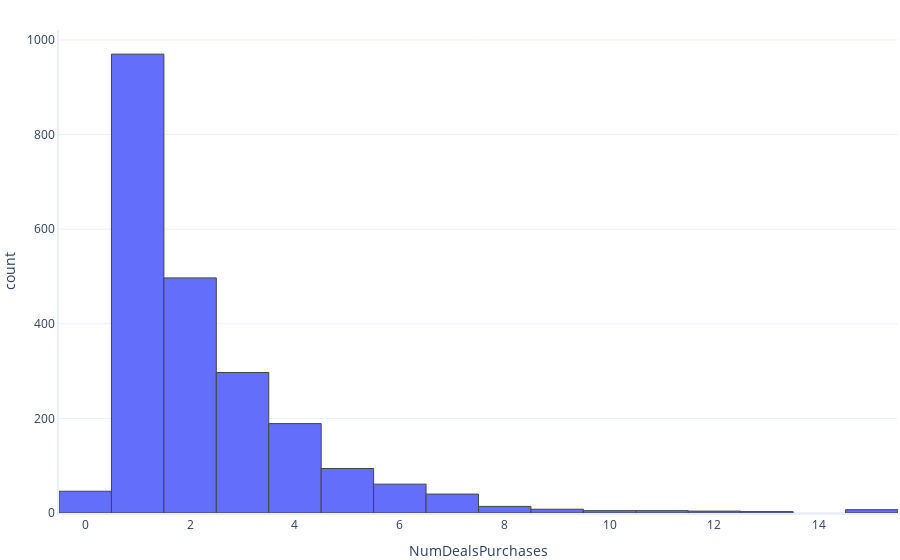
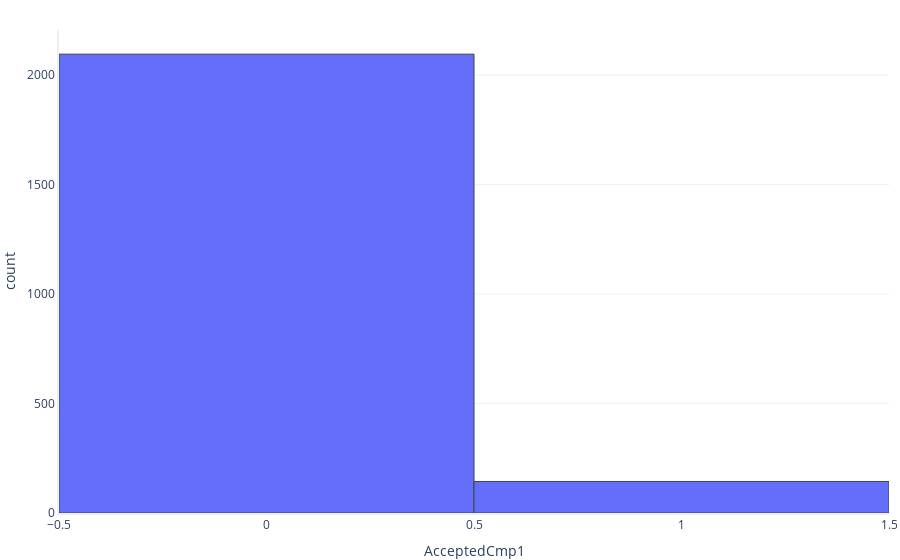

Notebook source saved alongside these figures, in order:
### Markdown cell above
### Variables Relacionadas a Promotion

### Code cell
for prom in promotion:
    rg.histogram(df, prom, show=True)

### Figure 1 — Plotly figure (JSON) as saved in the notebook; plotly's stock layout.template omitted (floating-point values rounded to 4 significant figures; data arrays with more than 128 entries replaced by an {"elided": "..."} marker saying what was removed)
{"data": [{"alignmentgroup": "True", "bingroup": "x", "hovertemplate": "NumDealsPurchases=%{x}<br>count=%{y}<extra></extra>", "legendgroup": "", "marker": {"color": "#636efa", "pattern": {"shape": ""}}, "name": "", "offsetgroup": "", "orientation": "v", "showlegend": false, "type": "histogram", "x": {"elided": "2240 int values"}, "xaxis": "x", "yaxis": "y"}], "layout": {"barmode": "relative", "legend": {"tracegroupgap": 0}, "xaxis": {"anchor": "y", "domain": [0, 1], "title": {"text": "NumDealsPurchases"}}, "yaxis": {"anchor": "x", "domain": [0, 1], "title": {"text": "count"}}}}

### Figure 2 — Plotly figure (JSON) as saved in the notebook; plotly's stock layout.template omitted (floating-point values rounded to 4 significant figures; data arrays with more than 128 entries replaced by an {"elided": "..."} marker saying what was removed)
{"data": [{"alignmentgroup": "True", "bingroup": "x", "hovertemplate": "AcceptedCmp1=%{x}<br>count=%{y}<extra></extra>", "legendgroup": "", "marker": {"color": "#636efa", "pattern": {"shape": ""}}, "name": "", "offsetgroup": "", "orientation": "v", "showlegend": false, "type": "histogram", "x": {"elided": "2240 int values"}, "xaxis": "x", "yaxis": "y"}], "layout": {"barmode": "relative", "legend": {"tracegroupgap": 0}, "xaxis": {"anchor": "y", "domain": [0, 1], "title": {"text": "AcceptedCmp1"}}, "yaxis": {"anchor": "x", "domain": [0, 1], "title": {"text": "count"}}}}
